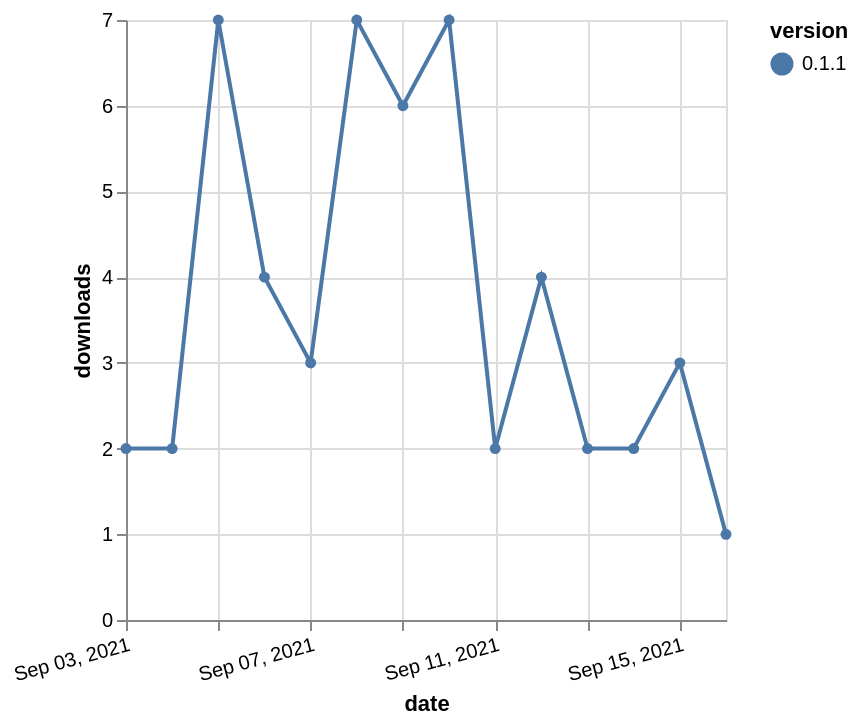

This figure's Vega-Lite source:
### Vega-Lite specification from a JSON file in a GitHub repository (floating-point values rounded to 4 significant figures)
{"$schema": "https://vega.github.io/schema/vega-lite/v5.json", "description": "A simple bar chart with embedded data.", "data": {"values": [{"date": "2021-09-03", "total": 3264, "delta": 2, "version": "0.1.1"}, {"date": "2021-09-04", "total": 3266, "delta": 2, "version": "0.1.1"}, {"date": "2021-09-05", "total": 3273, "delta": 7, "version": "0.1.1"}, {"date": "2021-09-06", "total": 3277, "delta": 4, "version": "0.1.1"}, {"date": "2021-09-07", "total": 3280, "delta": 3, "version": "0.1.1"}, {"date": "2021-09-08", "total": 3287, "delta": 7, "version": "0.1.1"}, {"date": "2021-09-09", "total": 3293, "delta": 6, "version": "0.1.1"}, {"date": "2021-09-10", "total": 3300, "delta": 7, "version": "0.1.1"}, {"date": "2021-09-11", "total": 3302, "delta": 2, "version": "0.1.1"}, {"date": "2021-09-12", "total": 3306, "delta": 4, "version": "0.1.1"}, {"date": "2021-09-13", "total": 3308, "delta": 2, "version": "0.1.1"}, {"date": "2021-09-14", "total": 3310, "delta": 2, "version": "0.1.1"}, {"date": "2021-09-15", "total": 3313, "delta": 3, "version": "0.1.1"}, {"date": "2021-09-16", "total": 3314, "delta": 1, "version": "0.1.1"}]}, "width": "container", "mark": {"type": "line", "point": {"filled": true}}, "encoding": {"x": {"field": "date", "type": "temporal", "timeUnit": "yearmonthdate", "title": "date", "axis": {"labelAngle": -15}}, "y": {"field": "delta", "type": "quantitative", "title": "downloads"}, "color": {"field": "version", "type": "nominal"}, "tooltip": {"field": "delta"}}}
